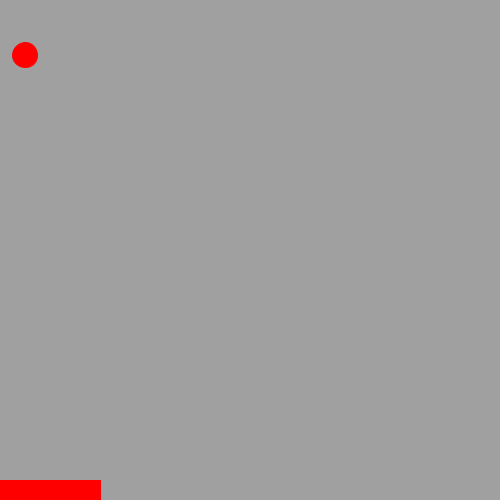
Frame 1 (no input)
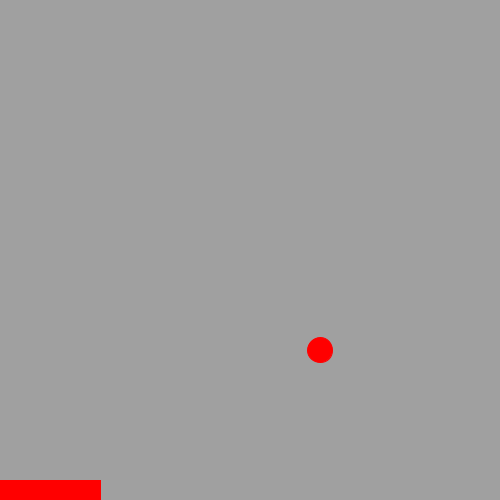
Frame 60 (the mouse pressed at the canvas centre just before this capture)
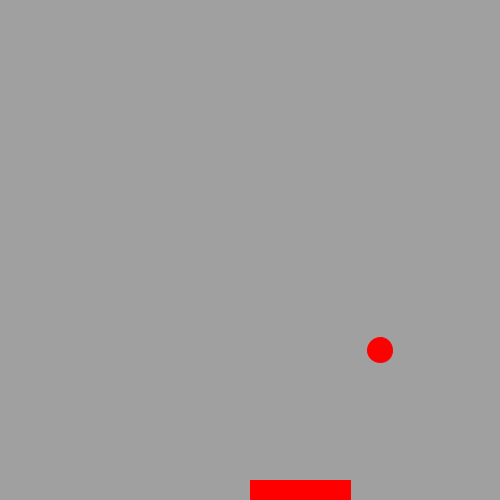
Frame 120 (the mouse held since frame 60 and released just before this capture)

The Processing sketch that drew these frames (run headless with seeded random() and noise(); from frame 60 on, the mouse is pressed at the canvas centre):

// Processing sketch: Pong
// ── Pong.pde
int x = 20;
int y = 50;
int speed= 5;
int speed2= 5;
void setup() {
  size(500, 500);
}
void draw() {
  background(160, 160, 160);
  if (x ==500) {
    speed = -speed;
  } else if (x==0) {
    speed = -speed;
  }
  if (y==500) {
    speed2 = -speed2;
  } else if (y==0) {
    speed2= -speed2;
  }
  fill(255, 0, 0);
  stroke(255, 0, 0);
  ellipse(x+=speed, y+=speed2, 25, 25);
  rect(mouseX, 480, 100, 25);
  boolean intersect= intersects(x, y, mouseX, 480, 100);
  if (intersect==true) {
    speed2 = -speed2;
  } else {
  }
}
boolean intersects(int ballX, int ballY, int paddleX, int paddleY, int paddleLength) {
  if (ballY > paddleY && ballX > paddleX && ballX < paddleX + paddleLength)
    return true;
  else
    return false;
}
